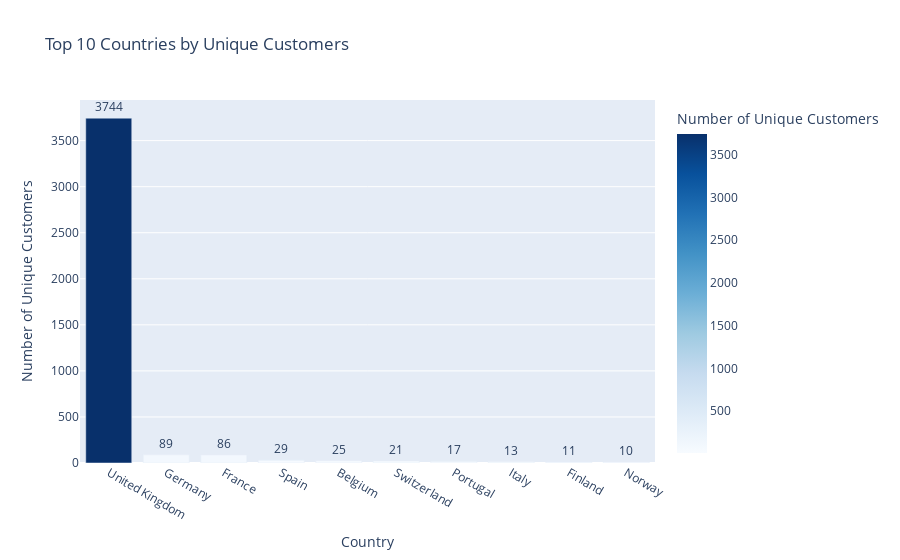

The notebook cell this image was saved under:
### Code cell
fig = px.bar(
    top_10_customer,
    x='Country',
    y='Total_Customer',
    text='Total_Customer',
    title='Top 10 Countries by Unique Customers',
    labels={'Country': 'Country', 'Total_Customer': 'Number of Unique Customers'},
    color='Total_Customer',
    color_continuous_scale='Blues'
)

fig.update_traces(texttemplate='%{text:.0f}', textposition='outside')
fig.update_layout(
    xaxis_title='Country',
    yaxis_title='Number of Unique Customers',
    uniformtext_minsize=8, uniformtext_mode='hide'
)
fig.show()

### Figure 1 — Plotly figure (JSON) as saved in the notebook; plotly's stock layout.template omitted (floating-point values rounded to 4 significant figures)
{"data": [{"alignmentgroup": "True", "hovertemplate": "Country=%{x}<br>Number of Unique Customers=%{marker.color}<extra></extra>", "legendgroup": "", "marker": {"color": [3744, 89, 86, 29, 25, 21, 17, 13, 11, 10], "coloraxis": "coloraxis", "pattern": {"shape": ""}}, "name": "", "offsetgroup": "", "orientation": "v", "showlegend": false, "text": [3744, 89, 86, 29, 25, 21, 17, 13, 11, 10], "textposition": "outside", "texttemplate": "%{text:.0f}", "type": "bar", "x": ["United Kingdom", "Germany", "France", "Spain", "Belgium", "Switzerland", "Portugal", "Italy", "Finland", "Norway"], "xaxis": "x", "y": [3744, 89, 86, 29, 25, 21, 17, 13, 11, 10], "yaxis": "y"}], "layout": {"barmode": "relative", "coloraxis": {"colorbar": {"title": {"text": "Number of Unique Customers"}}, "colorscale": [[0, "rgb(247,251,255)"], [0.125, "rgb(222,235,247)"], [0.25, "rgb(198,219,239)"], [0.375, "rgb(158,202,225)"], [0.5, "rgb(107,174,214)"], [0.625, "rgb(66,146,198)"], [0.75, "rgb(33,113,181)"], [0.875, "rgb(8,81,156)"], [1, "rgb(8,48,107)"]]}, "legend": {"tracegroupgap": 0}, "title": {"text": "Top 10 Countries by Unique Customers"}, "uniformtext": {"minsize": 8, "mode": "hide"}, "xaxis": {"anchor": "y", "domain": [0, 1], "title": {"text": "Country"}}, "yaxis": {"anchor": "x", "domain": [0, 1], "title": {"text": "Number of Unique Customers"}}}}
